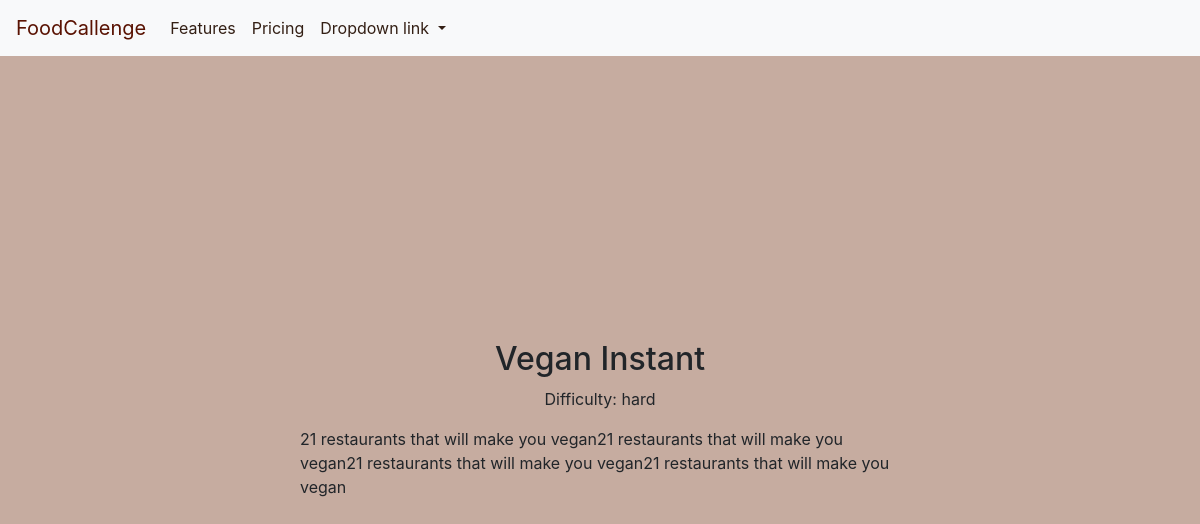
/select/2/ (signed in), run on the app's committed database.
### core/models.py (models this page shows, shortened)
class Challenge(models.Model):
    name = models.CharField(max_length=200)
    summary = models.CharField(max_length=200)
    description = models.TextField()
    class Level(models.IntegerChoices):
        EASY = 1, "easy"
        MEDIUM = 2, "medium"
        HARD = 3, "hard"
        EXTREME = 4, "extreme"
    level = models.IntegerField(choices=Level.choices)

### core/views.py (the view)
# urls.py: path('select/<int:challenge_id>/', views.select, name='select'),
@login_required
def select(request, challenge_id):
    c = Challenge.objects.get(id=challenge_id)
    context = {'object': c}
    return render(request, 'core/challenge_page.html', context)

### core/templates/core/challenge_page.html
{% extends 'core/base.html' %}
{% block content %}
    <div class="challengePage">
    <div class="containers">
        <h2>{{ object.name }}</h2>
        <p>Difficulty: {{ object.get_level_display }}</p>
        <p class="description">{{ object.description }}</p>
    </div>
{% endblock %}

### core/static/css/style.css (style rules this page uses)
* { box-sizing: border-box; }
body, html { margin: 0; padding: 0; background: #c6aca0; }
.containers { min-height: calc(100vh - 57px); display: flex; justify-content: center; align-items: center; flex-direction: column; }
.description { width: 50vw; }

### data on the page
Challenge: name "Vegan Instant", level "hard", description "21 restaurants that will make you vegan21 restaurants that will make you vegan21 restaurants that will make you vegan21 restaurants that will make you vegan"
